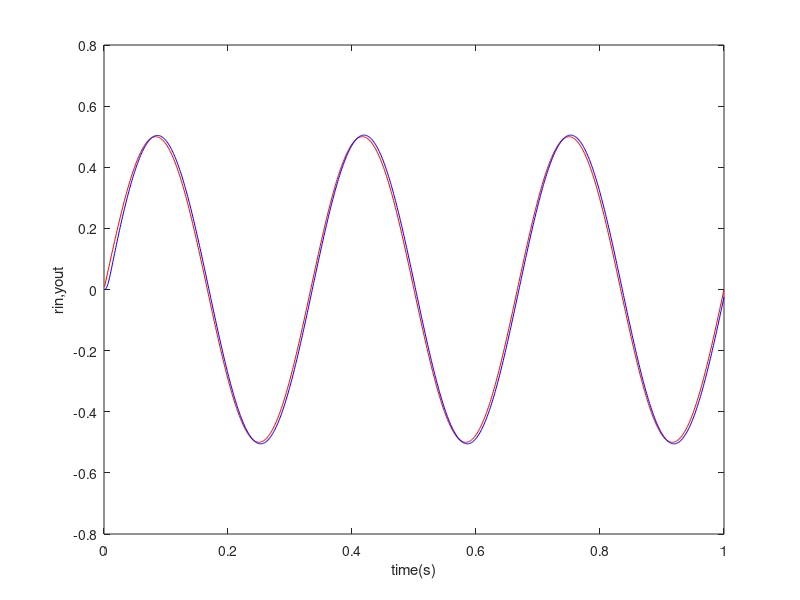
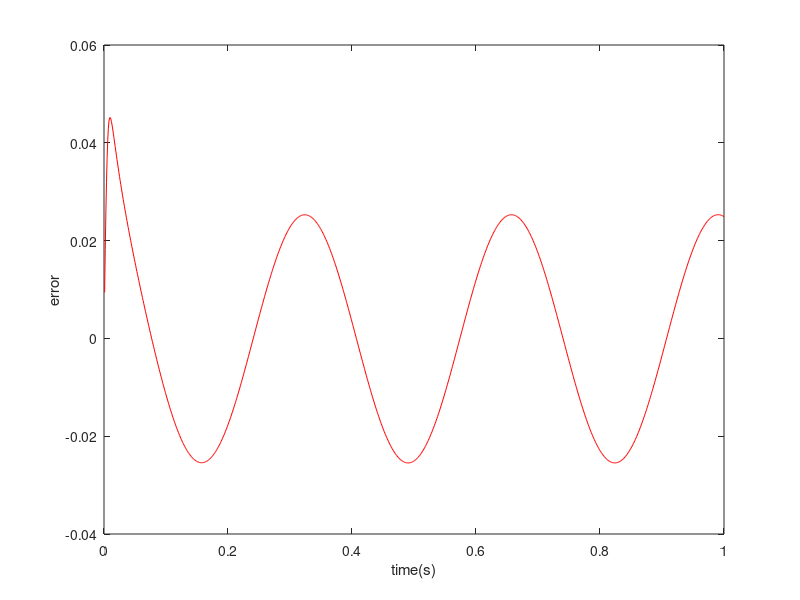
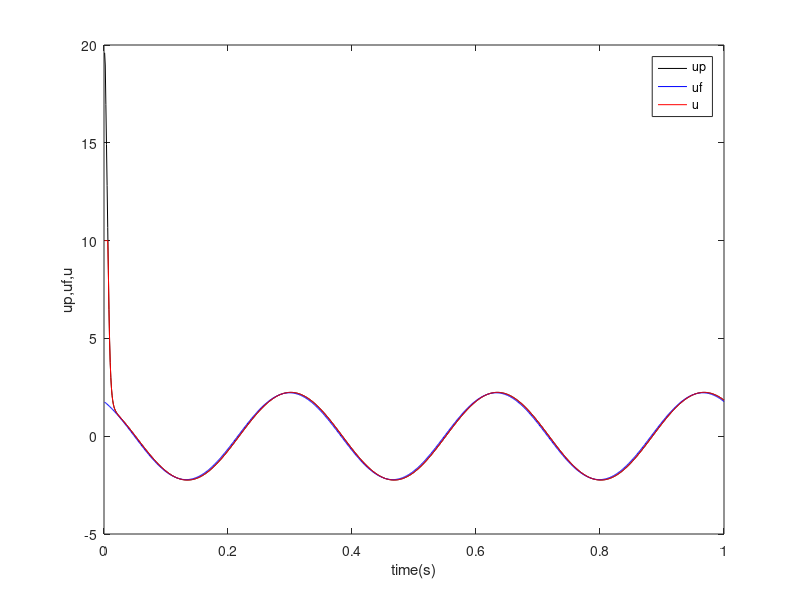

MATLAB code for these plots, in order:
%PID Feedforword Controller
clear all;
close all;

ts = 0.001;
sys = tf(133,[1,25,0]);
dsys = c2d(sys,ts,'z');
[num,den] = tfdata(dsys,'v');

u_1 = 0;u_2 = 0;
y_1 = 0;y_2 = 0;

error_1 = 0;ei = 0;
for k = 1:1:1000
    time(k) = k*ts;
    
    A = 0.5;F = 3.0;
    rin(k) = A*sin(F*2*pi*k*ts);
    drin(k) = A*F*2*pi*cos(F*2*pi*k*ts);
    ddrin(k) = -A*F*2*pi*F*2*pi*sin(F*2*pi*k*ts);
    
    %Linear model
    yout(k) = -den(2)*y_1-den(3)*y_2+num(2)*u_1+num(3)*u_2;
    
    error(k) = rin(k) -yout(k);
    
    ei=ei+error(k)*ts;
    
    up(k) = 80*error(k)+20*ei+2.0*(error(k)-error_1)/ts;
    
    uf(k) = 25/133*drin(k)+1/133*ddrin(k);
    
    M = 1;
    if M == 1 %Only using PID
        u(k) = up(k);
    elseif M == 2 %PID+Feedforward
        u(k) = up(k) + uf(k);
    end
    
    if u(k) >= 10
        u(k) = 10;
    end
    if u(k) <= -10
        u(k) = -10;
    end
    
    u_2 = u_1; u_1 = u(k);
    y_2 = y_1; y_1 = yout(k);
    error_1 = error(k);
end
figure(1);
plot(time,rin,'r',time,yout,'b');
xlabel('time(s)');ylabel('rin,yout');
figure(2);
plot(time,error,'r');
xlabel('time(s)');ylabel('error');
figure(3);
plot(time,up,'k',time,uf,'b',time,u,'r');
xlabel('time(s)');ylabel('up,uf,u');
legend('up','uf','u');
% plot(time,up,'k',time,uf,'b');
% xlabel('time(s)');ylabel('up,uf');
% legend('up','uf');
